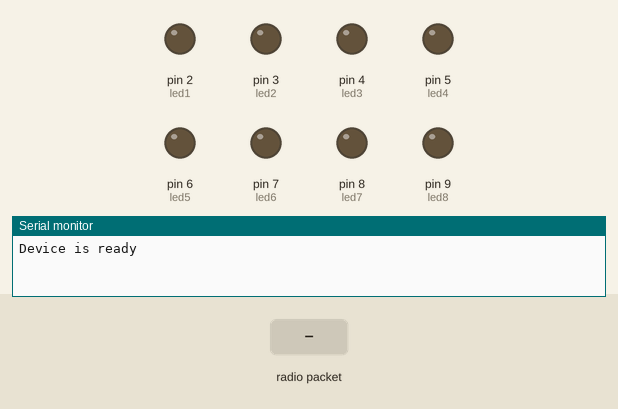
Simulated run of this sketch. Board: Arduino Uno, built with avr-gcc and run on an emulated ATmega328P. Shown: output pins drawn as LEDs (lit = HIGH), the last lines printed to the serial monitor. Inputs (shaded band) come from the test bench. No radio packets arrive unless stated.

Above: at 1.2 s.
1.3 s: radio packet "2" arrives
At 1.6 s:
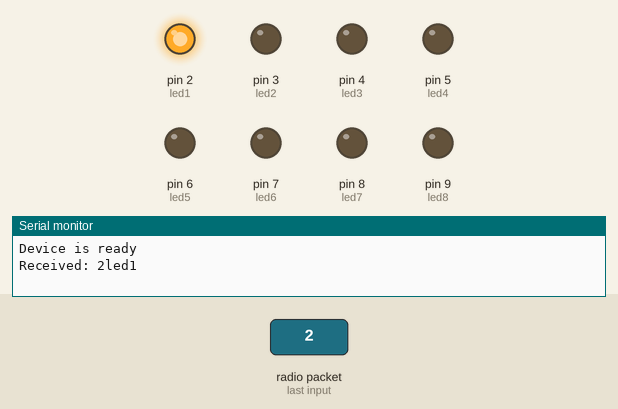
2.8 s: radio packet "3" arrives
At 4.0 s:
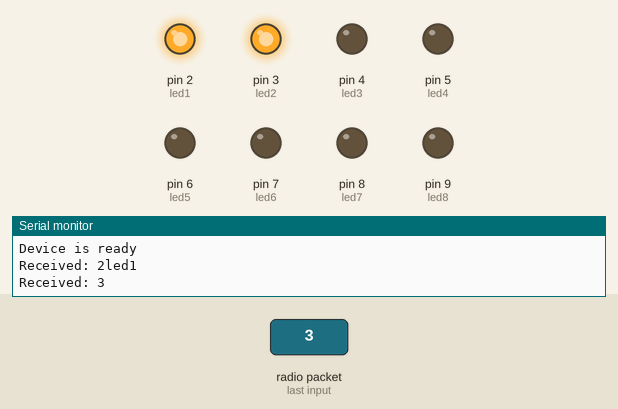
4.3 s: radio packet "4" arrives
At 5.1 s:
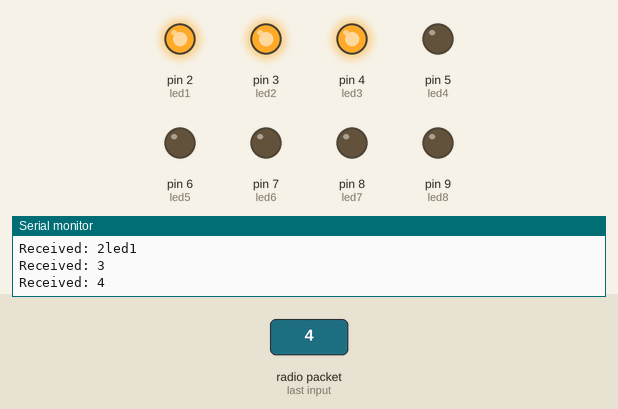
5.8 s: radio packet "5" arrives
At 6.3 s:
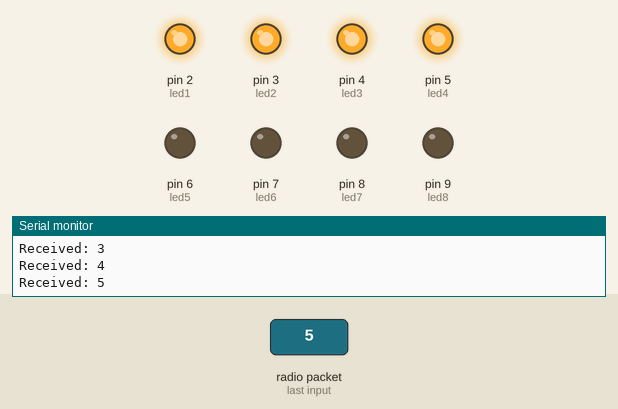
7.3 s: radio packet "6" arrives
At 8.5 s:
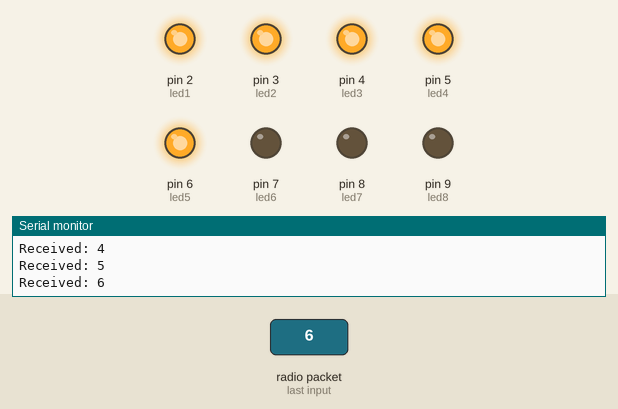
8.8 s: radio packet "7" arrives
At 9.7 s:
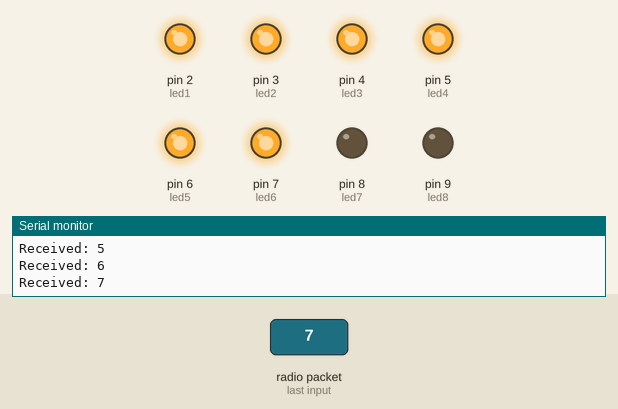
Timing chart, 0 to 11.3 s (numbered marks = the images above; inputs shaded):
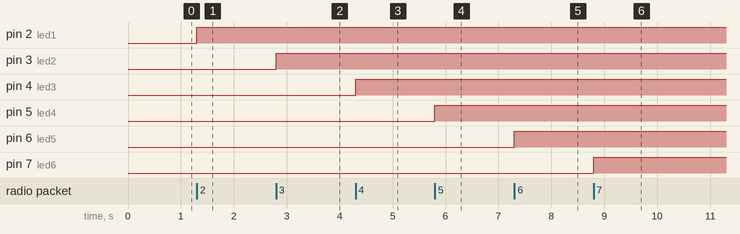

Measured:
- after the input at 1.3 s, pin 2 (led1): LOW → HIGH at once
- after the input at 2.8 s, pin 3 (led2): LOW → HIGH at once
- after the input at 4.3 s, pin 4 (led3): LOW → HIGH at once
- after the input at 5.8 s, pin 5 (led4): LOW → HIGH at once
- after the input at 7.3 s, pin 6 (led5): LOW → HIGH at once
- after the input at 8.8 s, pin 7 (led6): LOW → HIGH at once

The sketch:

rfled_reciver111.ino
```cpp
#include <VirtualWire.h>
const int led1 = 2;
const int led2 = 3;
const int led3 = 4;
const int led4 = 5;
const int led5 = 6;
const int led6 = 7;
const int led7 = 8;
const int led8 = 9;

byte message[VW_MAX_MESSAGE_LEN]; // a buffer to store the incoming messages
byte messageLength = VW_MAX_MESSAGE_LEN; // the size of the message

void setup()
{
  Serial.begin(9600);
  Serial.println("Device is ready");
 vw_setup(2000); // Bits per sec
  vw_rx_start(); // Start the receiver
pinMode(led1, OUTPUT);
  pinMode(led2, OUTPUT);
  pinMode(led3, OUTPUT);
  pinMode(led4, OUTPUT);
  pinMode(led5, OUTPUT);
   pinMode(led6, OUTPUT);
    pinMode(led7, OUTPUT);
     pinMode(led8, OUTPUT);
}
void loop()
{
if (vw_get_message(message, &messageLength)) // Non-blocking
  {
    Serial.print("Received: ");
    for (int i = 0; i < messageLength; i++)
    {
      Serial.write(message[i]);


  if(message[i]=='2')
  {
    digitalWrite(led1,HIGH);
    Serial.println("led1");
  }
  else if(message[i]=='3')
  {
    digitalWrite(led2,HIGH);
  }
  else if(message[i]=='4')
  {
     digitalWrite(led3,HIGH);
  }
  else if (message[i]=='5')
  {
         digitalWrite(led4,HIGH);
  }
  else if(message[i]=='6')
  {
    digitalWrite(led5,HIGH);
  }
  else if(message[i]=='7')
  {
    digitalWrite(led6,HIGH);

  }
   else if(message[i]=='8')
  {
    digitalWrite(led7,HIGH);

  }
   else if(message[i]=='9')
  {
    digitalWrite(led8,HIGH);

    Serial.println();
}
 else if(message[i]=='1')
  {
    digitalWrite(led1,LOW);
digitalWrite(led2,LOW);
digitalWrite(led3,LOW);
digitalWrite(led4,LOW);
digitalWrite(led5,LOW);
   digitalWrite(led6,LOW);
digitalWrite(led7,LOW);
digitalWrite(led8,LOW);


}
Serial.println();
    }
  }
}
```
